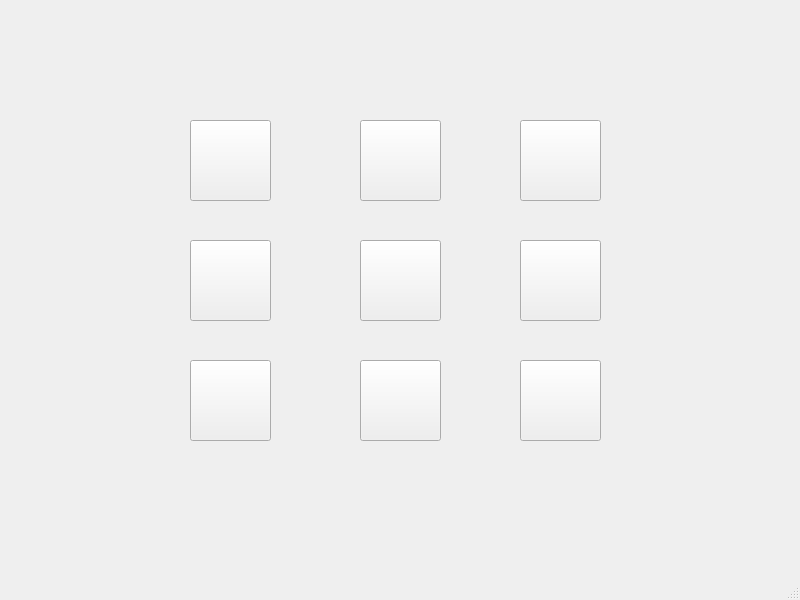
<?xml version="1.0" encoding="UTF-8"?>
<ui version="4.0">
 <class>MainWindow</class>
 <widget class="QMainWindow" name="MainWindow">
  <property name="geometry">
   <rect>
    <x>0</x>
    <y>0</y>
    <width>800</width>
    <height>600</height>
   </rect>
  </property>
  <property name="windowTitle">
   <string>MainWindow</string>
  </property>
  <widget class="QWidget" name="centralwidget">
   <widget class="QPushButton" name="p1">
    <property name="geometry">
     <rect>
      <x>190</x>
      <y>120</y>
      <width>81</width>
      <height>81</height>
     </rect>
    </property>
    <property name="text">
     <string/>
    </property>
   </widget>
   <widget class="QPushButton" name="p2">
    <property name="geometry">
     <rect>
      <x>360</x>
      <y>120</y>
      <width>81</width>
      <height>81</height>
     </rect>
    </property>
    <property name="text">
     <string/>
    </property>
   </widget>
   <widget class="QPushButton" name="p3">
    <property name="geometry">
     <rect>
      <x>520</x>
      <y>120</y>
      <width>81</width>
      <height>81</height>
     </rect>
    </property>
    <property name="text">
     <string/>
    </property>
   </widget>
   <widget class="QPushButton" name="p5">
    <property name="geometry">
     <rect>
      <x>360</x>
      <y>240</y>
      <width>81</width>
      <height>81</height>
     </rect>
    </property>
    <property name="text">
     <string/>
    </property>
   </widget>
   <widget class="QPushButton" name="p4">
    <property name="geometry">
     <rect>
      <x>190</x>
      <y>240</y>
      <width>81</width>
      <height>81</height>
     </rect>
    </property>
    <property name="text">
     <string/>
    </property>
   </widget>
   <widget class="QPushButton" name="p6">
    <property name="geometry">
     <rect>
      <x>520</x>
      <y>240</y>
      <width>81</width>
      <height>81</height>
     </rect>
    </property>
    <property name="text">
     <string/>
    </property>
   </widget>
   <widget class="QPushButton" name="p8">
    <property name="geometry">
     <rect>
      <x>360</x>
      <y>360</y>
      <width>81</width>
      <height>81</height>
     </rect>
    </property>
    <property name="text">
     <string/>
    </property>
   </widget>
   <widget class="QPushButton" name="p7">
    <property name="geometry">
     <rect>
      <x>190</x>
      <y>360</y>
      <width>81</width>
      <height>81</height>
     </rect>
    </property>
    <property name="text">
     <string/>
    </property>
   </widget>
   <widget class="QPushButton" name="p9">
    <property name="geometry">
     <rect>
      <x>520</x>
      <y>360</y>
      <width>81</width>
      <height>81</height>
     </rect>
    </property>
    <property name="text">
     <string/>
    </property>
   </widget>
  </widget>
  <widget class="QStatusBar" name="statusbar"/>
 </widget>
 <resources/>
 <connections/>
</ui>
